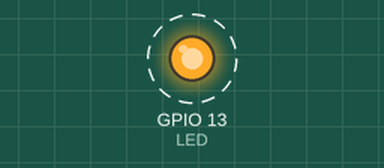
This sketch was run on a simulated ESP32. On the bench: output pins drawn as LEDs (lit = HIGH). Dashed ring = blinking. What the sketch prints to the serial monitor is not drawn.

Above: at 0.5 s.
Timing chart, 0 to 4.6 s (numbered marks = the images above):
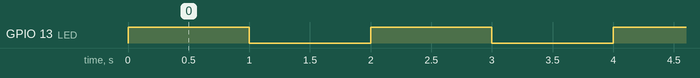

The sketch:

ESP32_UNO_Test_arduino.ino
```cpp
#include <Arduino.h>
//#include <esp32-hal-i2c.h>

#define LED 13
//#define IOPin_Test D1

void setup() {
  // put your setup code here, to run once:
  Serial.begin(115200);
  Serial.print("Initializing...");
  pinMode(LED, OUTPUT);
  //pinMode(IOPin_Test, OUTPUT);
}

void loop() {
  // put your main code here, to run repeatedly:
  digitalWrite(LED, HIGH);
  //digitalWrite(IOPin_Test, HIGH);
  Serial.println("LED is on");
  delay(1000);
  digitalWrite(LED, LOW);
  //digitalWrite(IOPin_Test, LOW);
  Serial.println("LED is off");
  delay(1000);
}
```

Measured:
- by itself, GPIO 13 (LED): alternates HIGH for 1.0 s and LOW for 1.0 s
